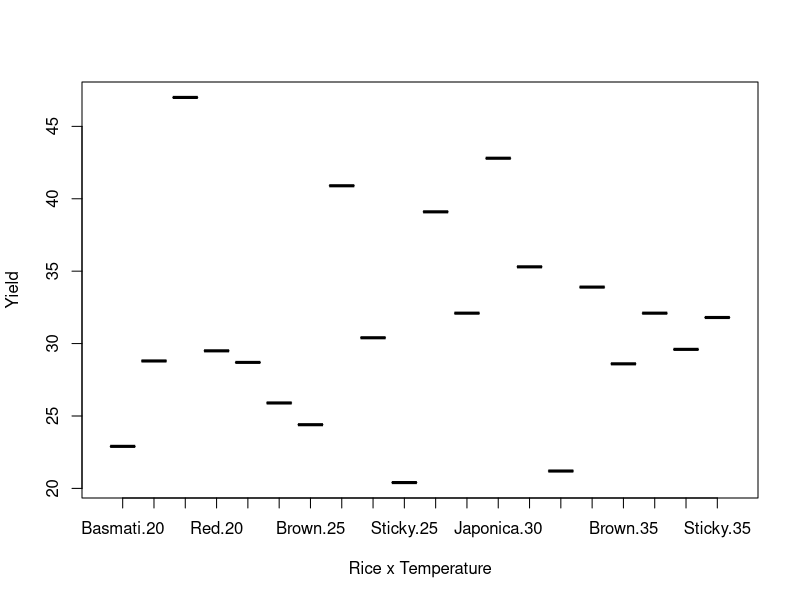
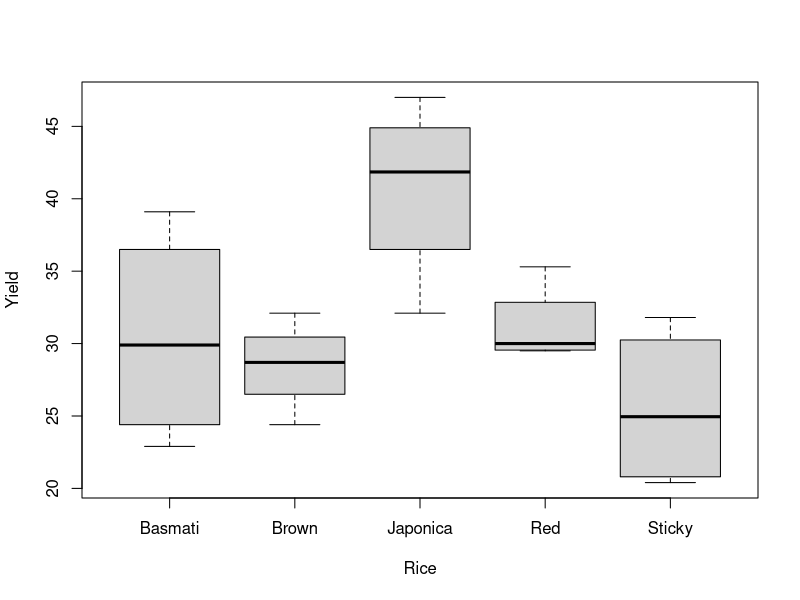
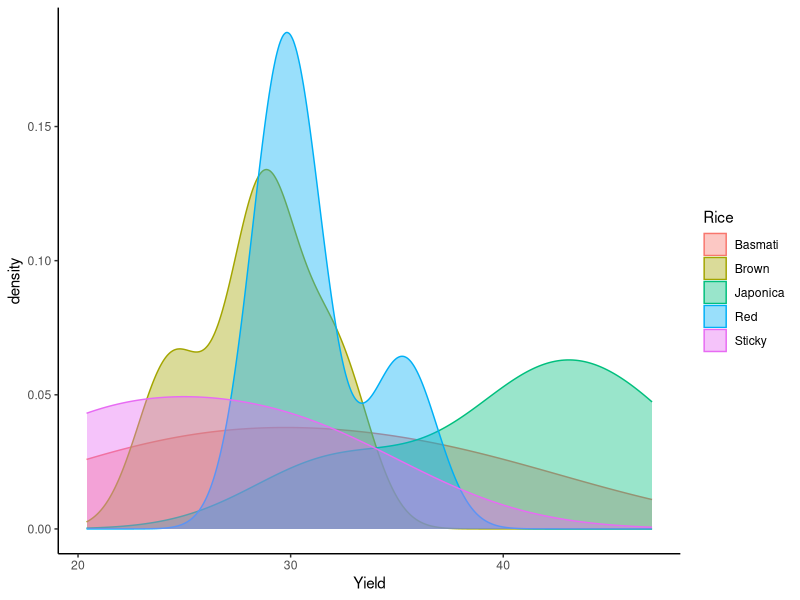

These figures' R source, in order:
library("ggplot2")

list.files("data")

dat <- read.csv("data/rice_yield.csv")

boxplot(Yield ~ Rice:Temperature,
        data = dat,
        xlab = "Rice x Temperature",
        ylab = "Yield")


boxplot(Yield ~ Rice,
        data = dat,
        xlab = "Rice",
        ylab = "Yield")

dat

ggplot(data = dat, 
       aes(x = Yield, 
           group = Rice, 
           fill = Rice,
           color = Rice)) +
  geom_density(adjust = 1.5, alpha = 0.4) +
  theme_classic()

mod <- lm(Yield ~ Rice + Temperature, data = dat)

summary(mod)

anova(mod)


